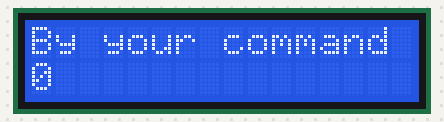
A sketch run on a simulated Arduino Uno, built with avr-gcc and run on an emulated ATmega328P. Parts: 16×2 character LCD.

Above: at 0.1 s.
At 4.1 s:
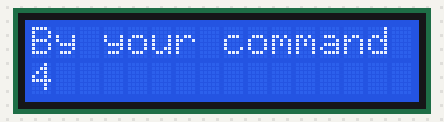
At 9.1 s:
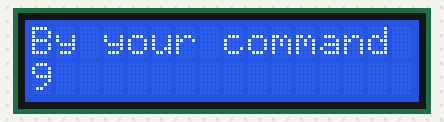
At 19.1 s:
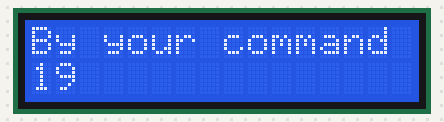
At 29.1 s:
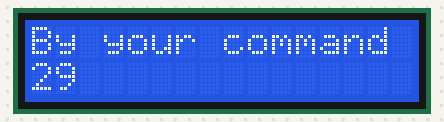
At 39.1 s:
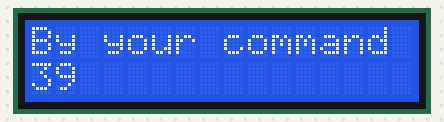

Measured:
- what the display in image 1 shows lasts 1.0 s, from 4.0 s to 5.0 s

The sketch:

LCD_Hello_World_Timer.ino
```cpp
/*
SparkFun Inventor's Kit
Example sketch 15

LIQUID CRYSTAL DISPLAY (LCD)

  A Liquid Crystal Display (LCD) is a sophisticated module
  that can be used to display text or numeric data. The display
  included in your SIK features two lines of 16 characters, and
  a backlight so it can be used at night.

  If you've been using the Serial Monitor to output data,
  you'll find that a LCD provides many of the same benefits
  without needing to drag a large computer around.

  This sketch will show you how to connect an LCD to your Arduino
  and display any data you wish.

Hardware connections:

  The LCD has a 16-pin male header attached to it along the top
  edge. Pin 1 is the pin closest to the corner of the LCD.
  Pin 16 is the pin closest to the center of the LCD.

  Plug the LCD into your breadboard.

  As usual, you will want to connect the + and - power rails
  on the side of the breadboard to 5V and GND on your Arduino.

  Plug your 10K potentiometer into three unused rows on your
  breadboard. Connect one side of the potentiometer to 5V,
  and the other side to GND (it doesn't matter which). When you
  run this sketch, you'll use the potentiometer to adjust the
  contrast of the LCD so you can see the display.

  Now connect the LCD pins. Remember that pin 1 on the LCD
  is the one closest to the corner. Start there and work your
  way up.

  1 to GND
  2 to 5V
  3 to the center pin on the potentiometer
  4 to Arduino digital pin 12
  5 to GND
  6 to Arduino digital pin 11
  7 (no connection)
  8 (no connection)
  9 (no connection)
  10 (no connection)
  11 to Arduino  digital pin 5
  12 to Arduino  digital pin 4
  13 to Arduino  digital pin 3
  14 to Arduino  digital pin 2
  15 to 5V
  16 to GND

  Once everything is connected, load this sketch into the
  Arduino, and adjust the potentiometer until the display
  is clear.

Library

  The LCD has a chip built into it that controls all the
  individual dots that make up the display, and obeys commands
  sent to it by the the Arduino. The chip knows the dot patterns
  that make up all the text characters, saving you a lot of work.

  To communicate with this chip, we'll use the LiquidCrystal
  library, which is one of the standard libraries that comes
  with the Arduino. This library does most of the hard work
  of interfacing to the LCD; all you need to pick a location
  on the display and send your data!

Tips

  The LCD comes with a protective film over the display that
  you can peel off (but be careful of the display surface as
  it scratches easily).

  The LCD has a backlight that will light up when you turn on
  your Arduino. If the backlight doesn't turn on, check your
  connections.

  As we said above, the potentiometer adjusts the contrast of
  the display. If you can't see anything when you run the sketch,
  turn the potentiometer's knob until the text is clear.

This sketch was written by SparkFun Electronics,
with lots of help from the Arduino community.
This code is completely free for any use.
Visit https://www.sparkfun.com/products/12060 for SIK information.
Visit http://www.arduino.cc to learn about the Arduino.

Version 1.0 2/2013 MDG
*/

// Load the LiquidCrystal library, which will give us
// commands to interface to the LCD:

#include <LiquidCrystal.h>

// Initialize the library with the pins we're using.
// (Note that you can use different pins if needed.)
// See http://arduino.cc/en/Reference/LiquidCrystal
// for more information:

LiquidCrystal lcd(12,11,5,4,3,2);

void setup()
{
  // The LiquidCrystal library can be used with many different
  // LCD sizes. We're using one that's 2 lines of 16 characters,
  // so we'll inform the library of that:

  lcd.begin(16, 2);

  // Data sent to the display will stay there until it's
  // overwritten or power is removed. This can be a problem
  // when you upload a new sketch to the Arduino but old data
  // remains on the display. Let's clear the LCD using the
  // clear() command from the LiquidCrystal library:

  lcd.clear();

  // Now we'll display a message on the LCD!

  // Just as with the Arduino IDE, there's a cursor that
  // determines where the data you type will appear. By default,
  // this cursor is invisible, though you can make it visible
  // with other library commands if you wish.

  // When the display powers up, the invisible cursor starts
  // on the top row and first column.

  lcd.print("By your command");

  // Adjusting the contrast (IMPORTANT!)

  // When you run the sketch for the first time, there's a
  // very good chance you won't see anything on the LCD display.
  // This is because the contrast likely won't be set correctly.
  // Don't worry, it's easy to set, and once you set it you won't
  // need to change it again.

  // Run the sketch, then turn the potentiometer until you can
  // clearly see the "hello, world!" text. If you still can't
  // see anything, check all of your connections, and ensure that
  // the sketch was successfully uploaded to the Arduino.
}

void loop()
{
  // You can move the invisible cursor to any location on the
  // LCD before sending data. Counting starts from 0, so the top
  // line is line 0 and the bottom line is line 1. Columns range
  // from 0 on the left side, to 15 on the right.

  // In additon to the "hello, world!" printed above, let's
  // display a running count of the seconds since the Arduino
  // was last reset. Note that the data you send to the display
  // will stay there unless you erase it by overwriting it or
  // sending a lcd.clear() command.

  // Here we'll set the invisible cursor to the first column
  // (column 0) of the second line (line 1):

  lcd.setCursor(0,1);

  // Now we'll print the number of seconds (millis() / 1000)
  // since the Arduino last reset:

  lcd.print(millis()/1000);

  // TIP: Since the numeric data we're sending is always growing
  // in length, new values will always overwrite the previous ones.
  // However, if you want to display varying or decreasing numbers
  // like a countdown, you'll find that the display will leave
  // "orphan" characters when the new value is shorter than the
  // old one.

  // To prevent this, you'll need to erase the old number before
  // writing the new one. You can do this by overwriting the
  // last number with spaces. If you erase the old number and
  // immediately write the new one, the momentary erase won't
  // be noticeable. Here's a typical sequence of code:

  // lcd.setCursor(0,1);   // Set the cursor to the position
  // lcd.print("       "); // Erase the largest possible number
  // lcd.setCursor(0,1);   // Reset the cursor to the original position
  // lcd.print(millis()/1000); // Print our value

  // NEXT STEPS:

  // Now you know the basics of hooking up an LCD to the Arduino,
  // and sending text and numeric data to the display!

  // The LCD library has many commands for turning the
  // cursor on and off, scrolling the screen, etc. See:
  // http://arduino.cc/en/Reference/LiquidCrystal
  // for more information.

  // Arduino also comes with a number of built-in examples
  // showing off the features of the LiquidCrystal library.
  // These are locted in the file/examples/LiquidCrystal menu.

  // Have fun, and let us know what you create!
  // Your friends at SparkFun.
}
```
